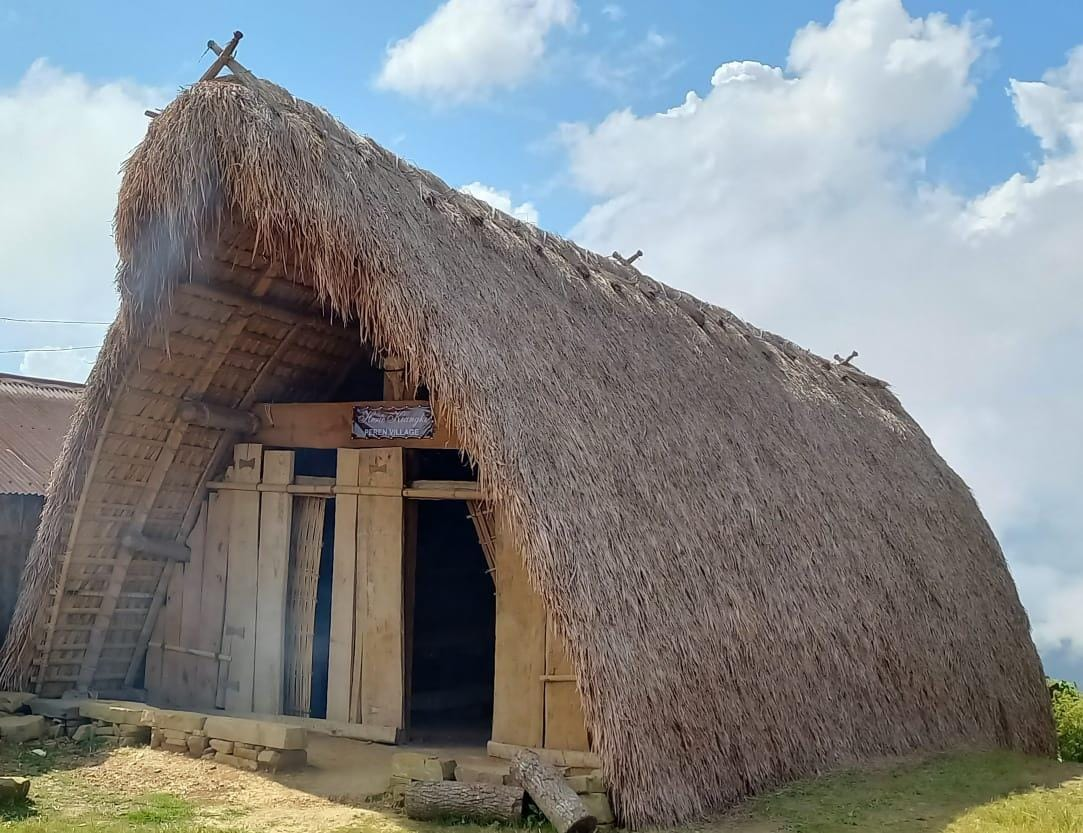
#> input picture attached_assets/A morung in Peren Village.jpg, 1083 x 833 px; its folder holds only this picture in this run
$ python enhance_images.py
#> lines starting #> are read from the running program, lines starting #| are printed output that depends on the picture
#!/usr/bin/env python3
"""
AI Image Enhancement Script
Enhances images using PIL/Pillow and OpenCV for realistic beautification
"""

import os
from pathlib import Path
from PIL import Image, ImageEnhance, ImageFilter

# Try to import OpenCV, but continue without it if not available
try:
    import cv2
    import numpy as np
    OPENCV_AVAILABLE = True
except ImportError:
    OPENCV_AVAILABLE = False

def enhance_image_pil(image_path, output_path, enhancement_factor=1.2):
    """
    Enhance image using PIL/Pillow for realistic improvements
    """
    try:
        # Open image
        img = Image.open(image_path)

        # Convert to RGB if necessary
        if img.mode != 'RGB':
            img = img.convert('RGB')

        # Enhance brightness (slightly)
        enhancer = ImageEnhance.Brightness(img)
        img = enhancer.enhance(1.1)

        # Enhance contrast
        enhancer = ImageEnhance.Contrast(img)
        img = enhancer.enhance(1.15)

        # Enhance color saturation (realistic)
        enhancer = ImageEnhance.Color(img)
        img = enhancer.enhance(1.1)

        # Enhance sharpness
        enhancer = ImageEnhance.Sharpness(img)
        img = enhancer.enhance(1.2)

        # Save enhanced image
        img.save(output_path, quality=95, optimize=True)
        print(f"✓ Enhanced: {os.path.basename(image_path)}")
        return True
    except Exception as e:
        print(f"✗ Error enhancing {image_path}: {str(e)}")
        return False

def enhance_image_opencv(image_path, output_path):
    """
    Enhance image using OpenCV for advanced improvements
    """
    try:
        # Read image
        img = cv2.imread(str(image_path))
#> img is the input picture: shape (833, 1083, 3); mean B, G, R 133.7, 132.9, 130.4
        if img is None:
            return False

        # Convert to LAB color space for better color enhancement
        lab = cv2.cvtColor(img, cv2.COLOR_BGR2LAB)
#> lab: shape (833, 1083, 3); mean of channels 0, 1, 2 139.2, 128.4, 128.1
        l, a, b = cv2.split(lab)
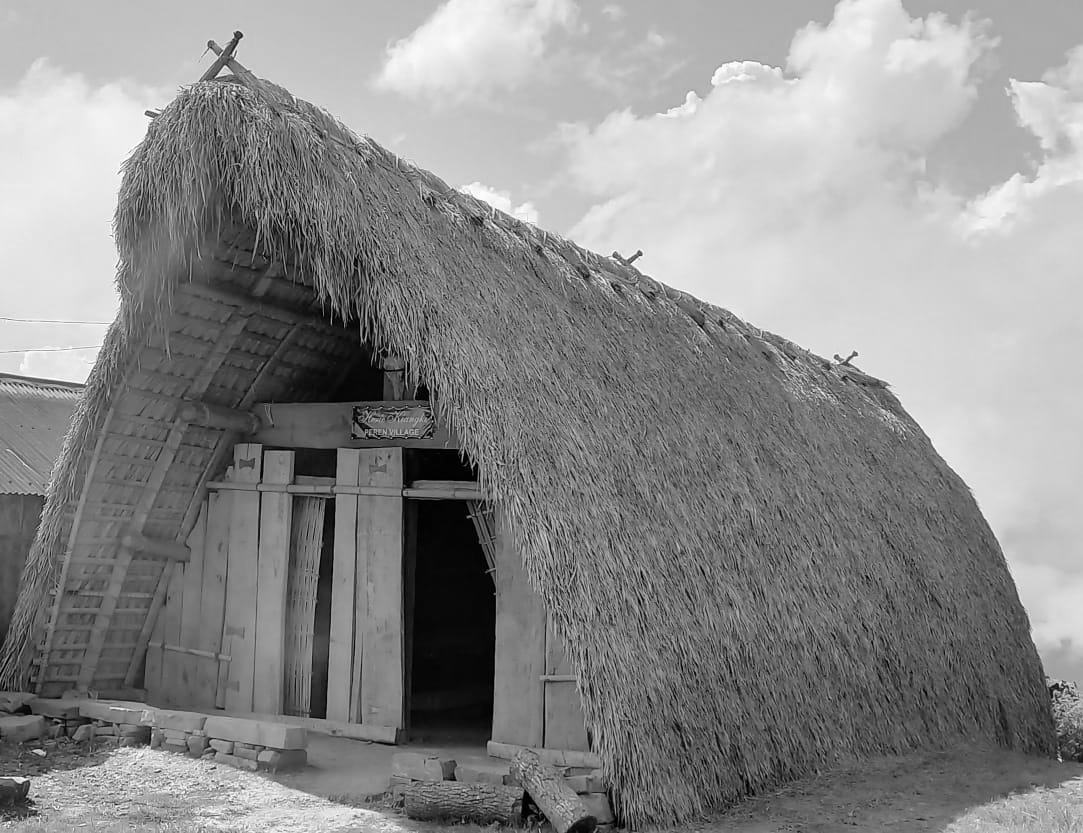
#> l: shape (833, 1083); min 0, max 255, mean 139.2
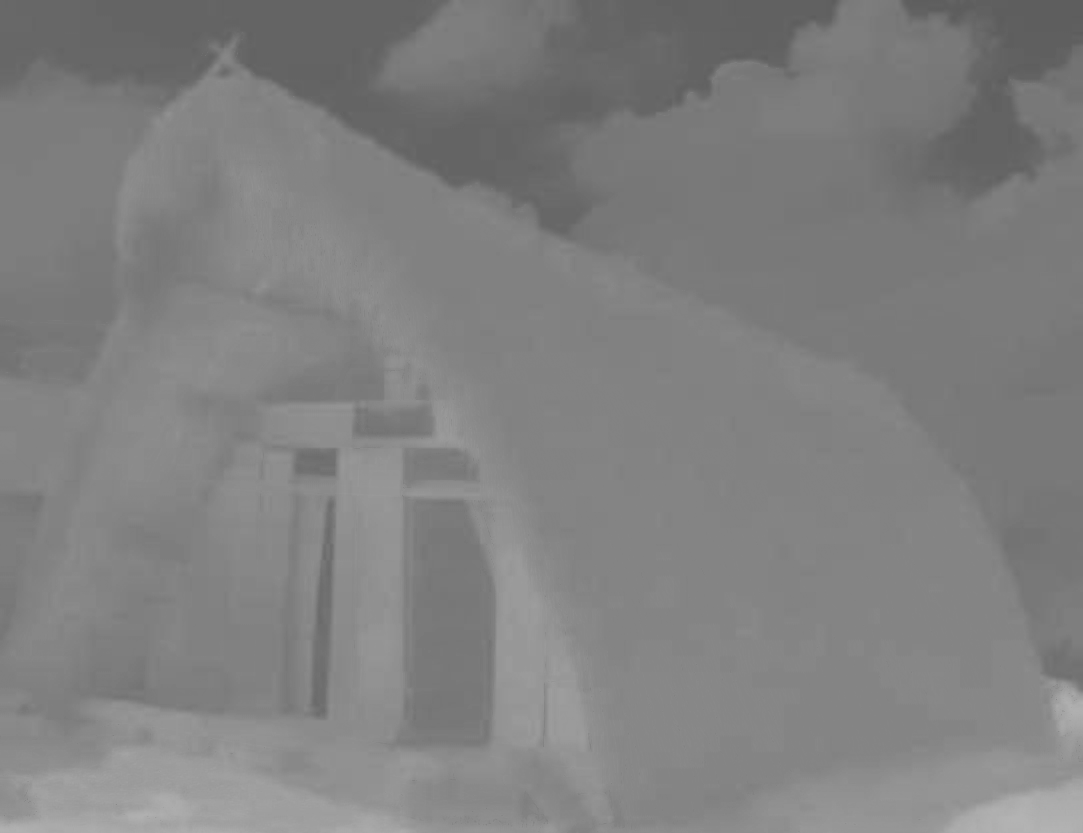
#> b: shape (833, 1083); min 92, max 180, mean 128.1

        # Apply CLAHE (Contrast Limited Adaptive Histogram Equalization)
        clahe = cv2.createCLAHE(clipLimit=2.0, tileGridSize=(8, 8))
        l = clahe.apply(l)
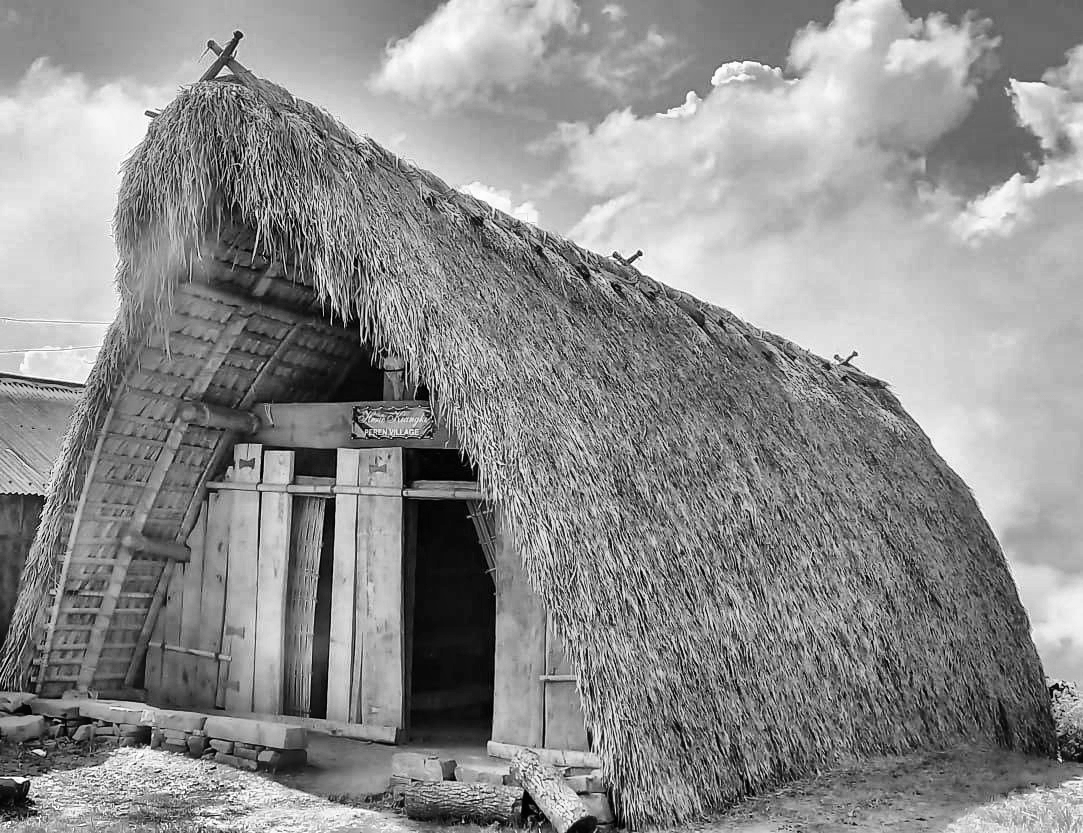
#> l: shape (833, 1083); min 0, max 255, mean 141.1

        # Merge channels
        lab = cv2.merge([l, a, b])
#> lab: shape (833, 1083, 3); mean of channels 0, 1, 2 141.1, 128.4, 128.1
        img = cv2.cvtColor(lab, cv2.COLOR_LAB2BGR)

        # Slight denoising
        img = cv2.fastNlMeansDenoisingColored(img, None, 3, 3, 7, 21)

        # Enhance sharpness using unsharp mask
        gaussian = cv2.GaussianBlur(img, (0, 0), 2.0)
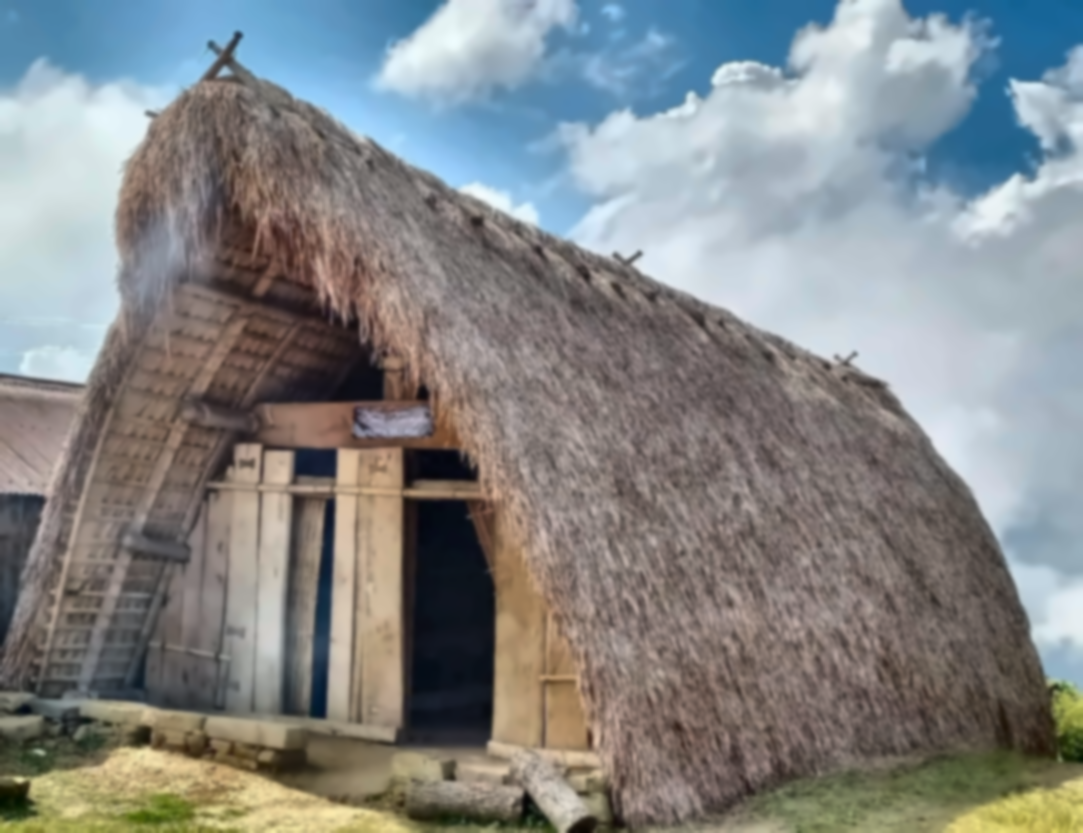
#> gaussian: shape (833, 1083, 3); mean B, G, R 134.6, 134.6, 132.2
        img = cv2.addWeighted(img, 1.5, gaussian, -0.5, 0)

        # Save enhanced image
        cv2.imwrite(str(output_path), img, [cv2.IMWRITE_JPEG_QUALITY, 95])
        print(f"✓ Enhanced (OpenCV): {os.path.basename(image_path)}")
        return True
    except Exception as e:
        print(f"✗ Error enhancing {image_path} with OpenCV: {str(e)}")
        return False

def enhance_images_in_directory(directory_path, use_opencv=True):
    """
    Enhance all images in a directory
    """
    directory = Path(directory_path)
    if not directory.exists():
        print(f"Directory not found: {directory_path}")
        return

    # Supported image extensions
    image_extensions = {'.jpg', '.jpeg', '.png', '.JPG', '.JPEG', '.PNG'}

    # Create enhanced directory
    enhanced_dir = directory / 'enhanced'
    enhanced_dir.mkdir(exist_ok=True)

    # Get all image files
    image_files = [f for f in directory.iterdir()
                   if f.suffix in image_extensions and f.is_file()]

    if not image_files:
        print("No image files found in directory")
        return

    print(f"Found {len(image_files)} image(s) to enhance...")
    print("-" * 50)

    success_count = 0
    for image_file in image_files:
        output_path = enhanced_dir / image_file.name

        if use_opencv:
            success = enhance_image_opencv(image_file, output_path)
        else:
            success = enhance_image_pil(image_file, output_path)

        if success:
            success_count += 1

    print("-" * 50)
    print(f"Enhancement complete: {success_count}/{len(image_files)} images enhanced")
    print(f"Enhanced images saved to: {enhanced_dir}")

if __name__ == "__main__":
    # Get the directory of this script
    script_dir = Path(__file__).parent
    assets_dir = script_dir / "attached_assets"

    print("=" * 50)
    print("AI Image Enhancement Tool")
    print("=" * 50)
    print(f"Enhancing images in: {assets_dir}")
    print()

    # Check if OpenCV is available
    use_opencv = OPENCV_AVAILABLE
    if use_opencv:
        print("Using OpenCV for advanced enhancement")
    else:
        print("OpenCV not available, using PIL/Pillow only")
        print("(Install with: pip install opencv-python for better results)")

    print()
    enhance_images_in_directory(assets_dir, use_opencv=use_opencv)
    print()
    print("Done!")

$ run again, on attached_assets/Beneru Village.jpeg
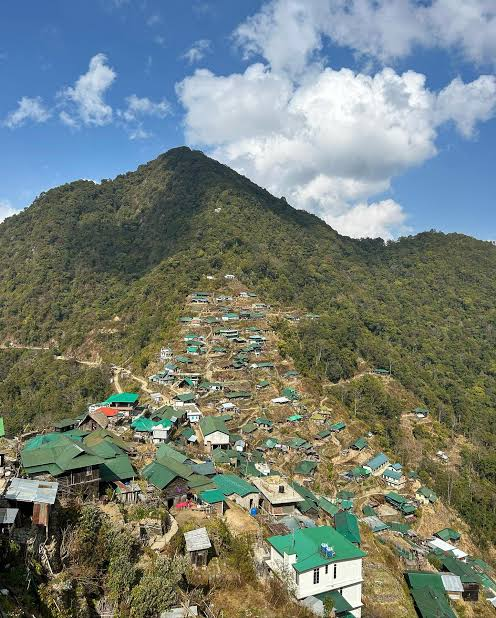
#> input picture attached_assets/Beneru Village.jpeg, 496 x 618 px
#> in enhance_image_opencv, img is the input picture: shape (618, 496, 3); mean B, G, R 120.8, 127.7, 117.4
#> in enhance_image_opencv, `l = clahe.apply(l)`:
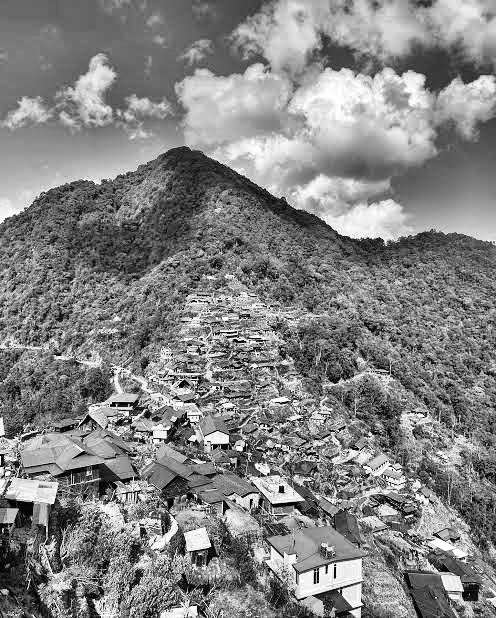
#> l: shape (618, 496); min 0, max 255, mean 131.7
#> in enhance_image_opencv, `img = cv2.addWeighted(img, 1.5, gaussian, -0.5, 0)`:
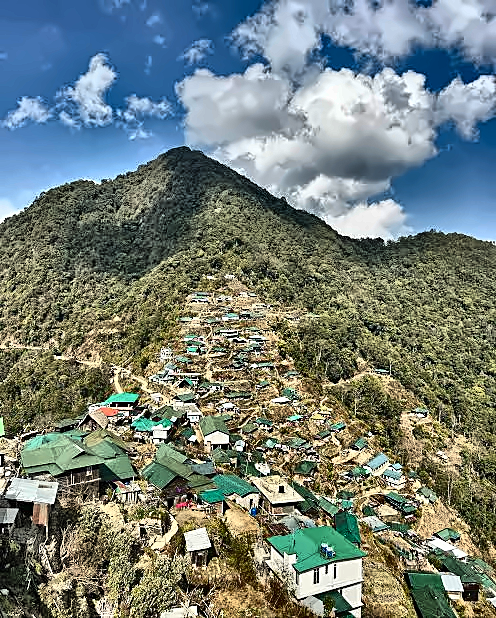
#> img: shape (618, 496, 3); mean B, G, R 120.5, 127.2, 116

$ run again, on attached_assets/Community & Preservation_2.jpg
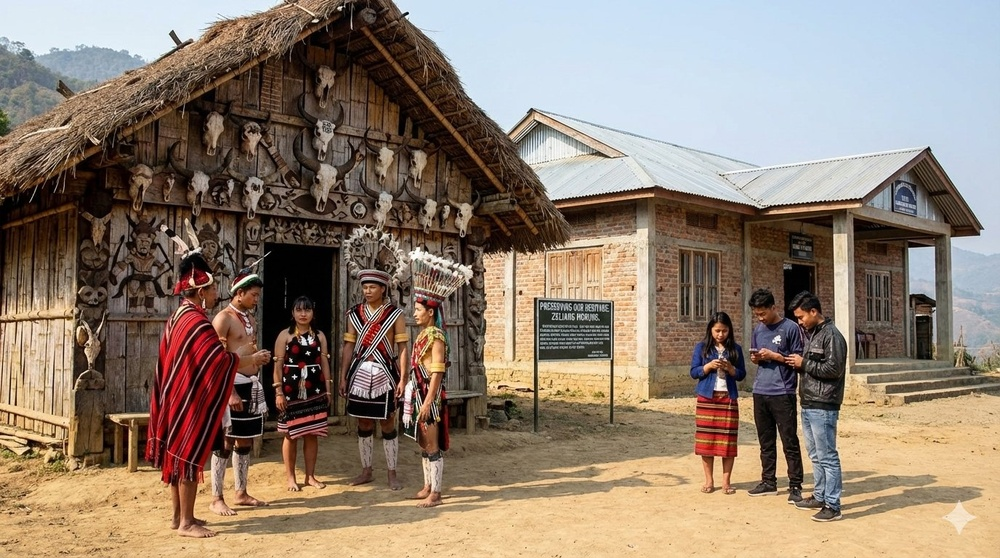
#> input picture attached_assets/Community & Preservation_2.jpg, 1000 x 558 px, shrunk from 1376 x 768 before the run
#> in enhance_image_opencv, img is the input picture: shape (558, 1000, 3); mean B, G, R 112.7, 127.6, 143.9
#> in enhance_image_opencv, `l = clahe.apply(l)`:
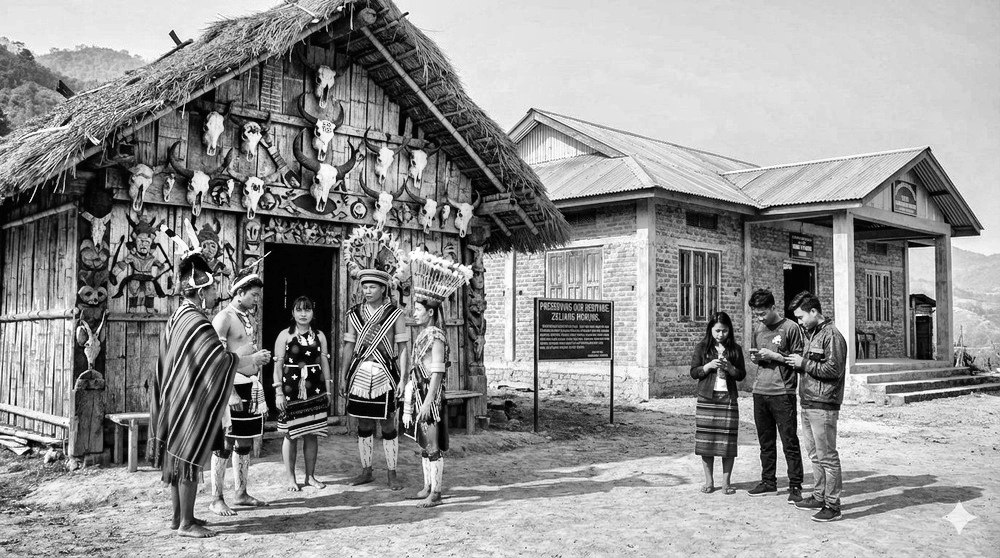
#> l: shape (558, 1000); min 0, max 255, mean 146
#> in enhance_image_opencv, `img = cv2.addWeighted(img, 1.5, gaussian, -0.5, 0)`:
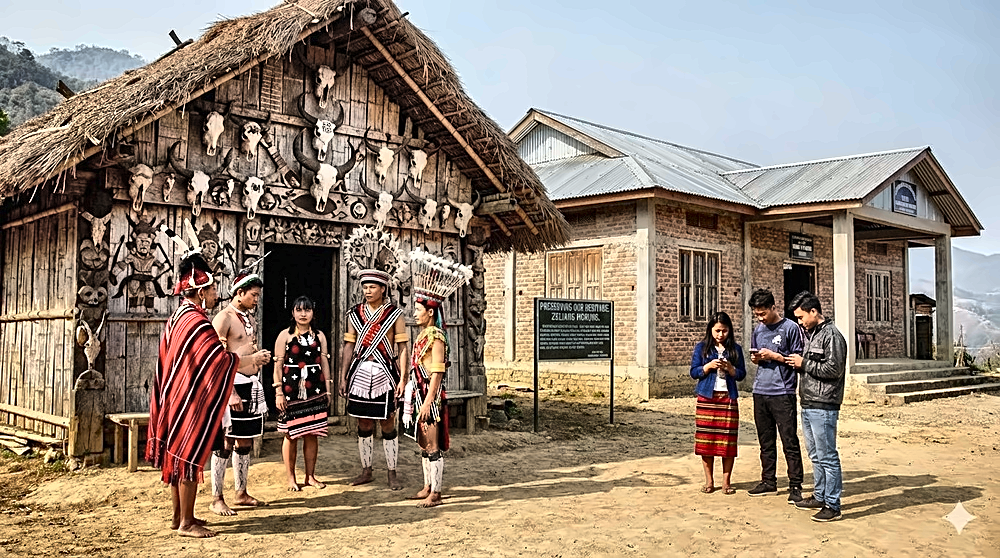
#> img: shape (558, 1000, 3); mean B, G, R 122.4, 137.7, 152.7

$ run again, on attached_assets/A. Z. Phizo Cave in Puilwa Village.jpg
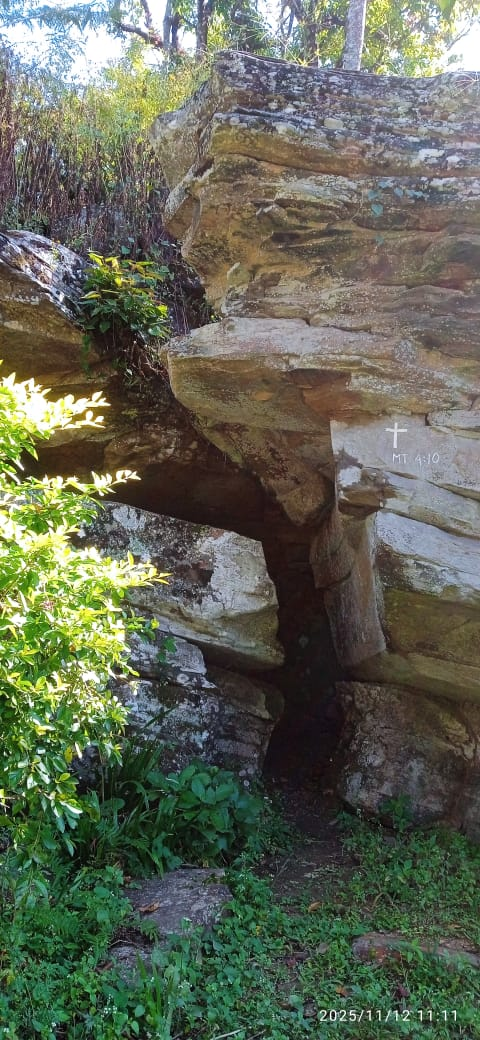
#> input picture attached_assets/A. Z. Phizo Cave in Puilwa Village.jpg, 480 x 1040 px
#> in enhance_image_opencv, img is the input picture: shape (1040, 480, 3); mean B, G, R 86.7, 102.8, 97.4
#> in enhance_image_opencv, `l = clahe.apply(l)`:
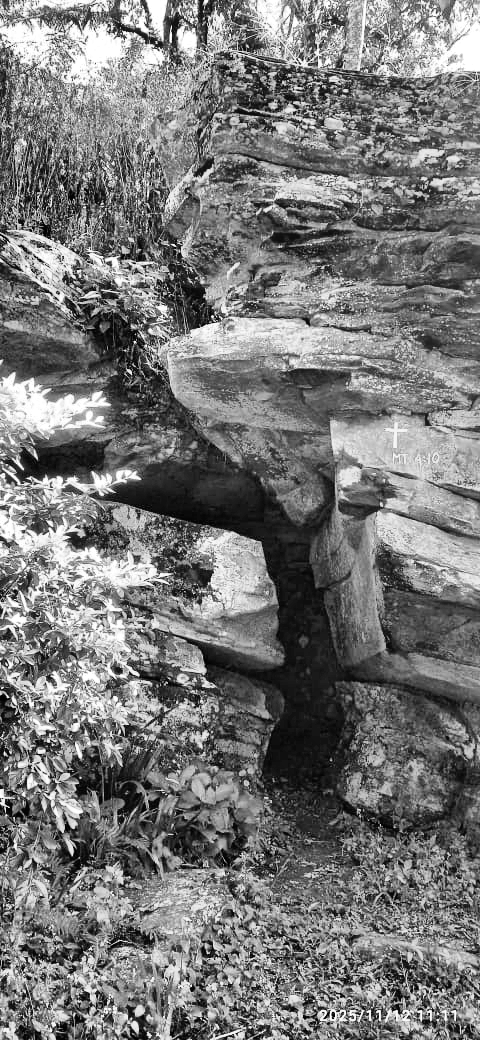
#> l: shape (1040, 480); min 0, max 255, mean 119.6
#> in enhance_image_opencv, `img = cv2.addWeighted(img, 1.5, gaussian, -0.5, 0)`:
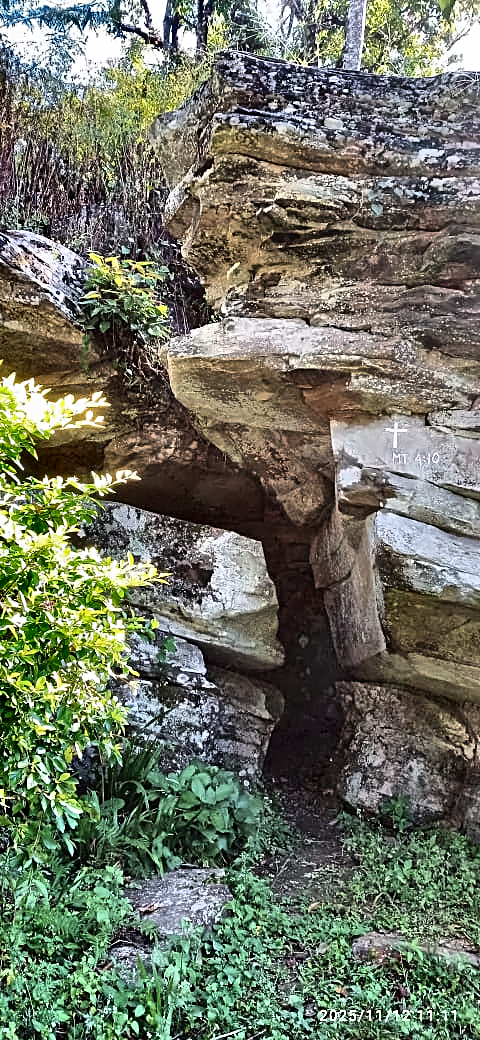
#> img: shape (1040, 480, 3); mean B, G, R 99.4, 115.3, 110.2
